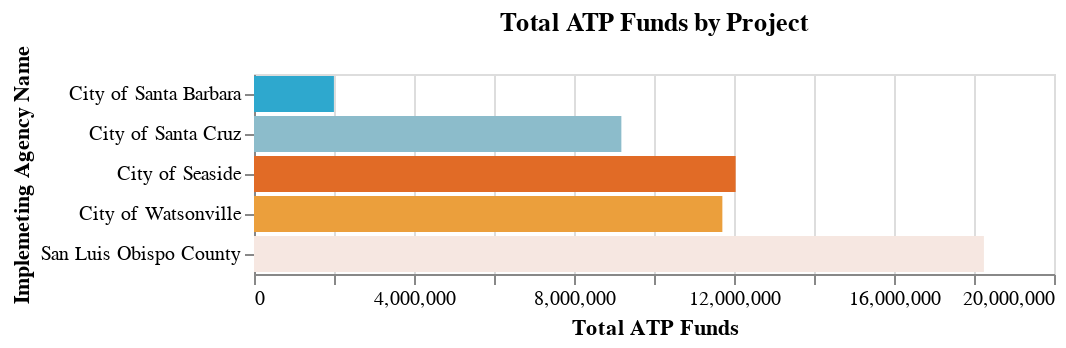

Notebook cell for this chart:
### Markdown cell above
### District 5 - San Luis Obispo

### Code cell
_report_utils.map_dist_proj(funded, df, 5)
